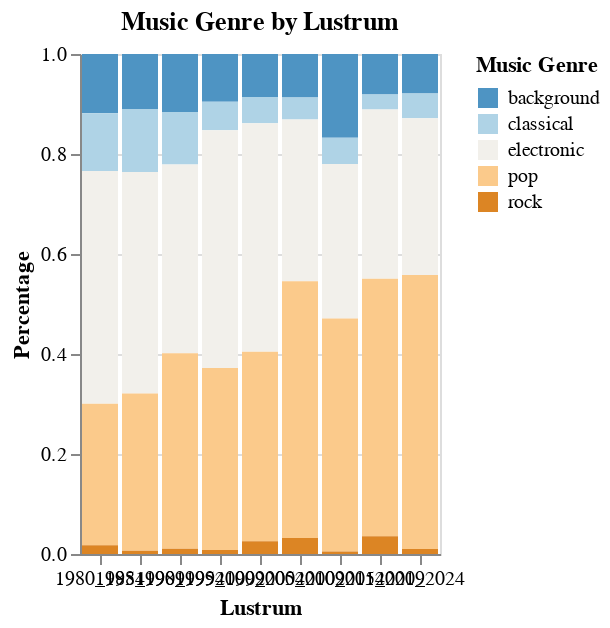

Describe this chart as a Vega-Lite specification.
### Vega-Lite specification from a JSON file in a GitHub repository (floating-point values rounded to 4 significant figures)
{"$schema": "https://vega.github.io/schema/vega-lite/v5.15.1.json", "config": {"view": {"continuousHeight": 300, "continuousWidth": 300}}, "data": {"name": "data-f7783827406db4a3f5c779581da1bc4a"}, "datasets": {"data-f7783827406db4a3f5c779581da1bc4a": [{"genre": "background", "lustrum": "1980_1984", "percentage": 0.1185}, {"genre": "background", "lustrum": "1985_1989", "percentage": 0.1098}, {"genre": "background", "lustrum": "1990_1994", "percentage": 0.116}, {"genre": "background", "lustrum": "1995_1999", "percentage": 0.09561}, {"genre": "background", "lustrum": "2000_2004", "percentage": 0.08599}, {"genre": "background", "lustrum": "2005_2009", "percentage": 0.08691}, {"genre": "background", "lustrum": "2010_2014", "percentage": 0.1675}, {"genre": "background", "lustrum": "2015_2019", "percentage": 0.08081}, {"genre": "background", "lustrum": "2020_2024", "percentage": 0.07921}, {"genre": "classical", "lustrum": "1980_1984", "percentage": 0.1156}, {"genre": "classical", "lustrum": "1985_1989", "percentage": 0.1262}, {"genre": "classical", "lustrum": "1990_1994", "percentage": 0.105}, {"genre": "classical", "lustrum": "1995_1999", "percentage": 0.05685}, {"genre": "classical", "lustrum": "2000_2004", "percentage": 0.05255}, {"genre": "classical", "lustrum": "2005_2009", "percentage": 0.044}, {"genre": "classical", "lustrum": "2010_2014", "percentage": 0.05236}, {"genre": "classical", "lustrum": "2015_2019", "percentage": 0.0303}, {"genre": "classical", "lustrum": "2020_2024", "percentage": 0.0495}, {"genre": "electronic", "lustrum": "1980_1984", "percentage": 0.4653}, {"genre": "electronic", "lustrum": "1985_1989", "percentage": 0.4429}, {"genre": "electronic", "lustrum": "1990_1994", "percentage": 0.3777}, {"genre": "electronic", "lustrum": "1995_1999", "percentage": 0.4755}, {"genre": "electronic", "lustrum": "2000_2004", "percentage": 0.457}, {"genre": "electronic", "lustrum": "2005_2009", "percentage": 0.3234}, {"genre": "electronic", "lustrum": "2010_2014", "percentage": 0.3089}, {"genre": "electronic", "lustrum": "2015_2019", "percentage": 0.3384}, {"genre": "electronic", "lustrum": "2020_2024", "percentage": 0.3135}, {"genre": "pop", "lustrum": "1980_1984", "percentage": 0.2832}, {"genre": "pop", "lustrum": "1985_1989", "percentage": 0.3146}, {"genre": "pop", "lustrum": "1990_1994", "percentage": 0.391}, {"genre": "pop", "lustrum": "1995_1999", "percentage": 0.3643}, {"genre": "pop", "lustrum": "2000_2004", "percentage": 0.379}, {"genre": "pop", "lustrum": "2005_2009", "percentage": 0.5138}, {"genre": "pop", "lustrum": "2010_2014", "percentage": 0.466}, {"genre": "pop", "lustrum": "2015_2019", "percentage": 0.5152}, {"genre": "pop", "lustrum": "2020_2024", "percentage": 0.5479}, {"genre": "rock", "lustrum": "1980_1984", "percentage": 0.01734}, {"genre": "rock", "lustrum": "1985_1989", "percentage": 0.006419}, {"genre": "rock", "lustrum": "1990_1994", "percentage": 0.01035}, {"genre": "rock", "lustrum": "1995_1999", "percentage": 0.007752}, {"genre": "rock", "lustrum": "2000_2004", "percentage": 0.02548}, {"genre": "rock", "lustrum": "2005_2009", "percentage": 0.0319}, {"genre": "rock", "lustrum": "2010_2014", "percentage": 0.005236}, {"genre": "rock", "lustrum": "2015_2019", "percentage": 0.03535}, {"genre": "rock", "lustrum": "2020_2024", "percentage": 0.009901}]}, "encoding": {"color": {"field": "genre", "legend": {"title": "Music Genre"}, "scale": {"scheme": "blueorange", "type": "quantize"}, "type": "nominal"}, "tooltip": [{"field": "lustrum", "title": "Lustrum", "type": "nominal"}, {"field": "genre", "title": "Music Genre", "type": "nominal"}, {"field": "percentage", "format": ".2f", "title": "Percentage", "type": "quantitative"}], "x": {"axis": {"labelAngle": 0, "title": "Lustrum"}, "field": "lustrum", "type": "nominal"}, "y": {"field": "percentage", "scale": {"domain": [0, 1]}, "title": "Percentage", "type": "quantitative"}}, "height": 250, "mark": {"type": "bar"}, "title": "Music Genre by Lustrum", "width": "container"}
